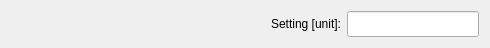
<?xml version="1.0" encoding="UTF-8"?>
<ui version="4.0">
 <class>statusEntry</class>
 <widget class="QWidget" name="statusEntry">
  <property name="geometry">
   <rect>
    <x>0</x>
    <y>0</y>
    <width>490</width>
    <height>48</height>
   </rect>
  </property>
  <property name="sizePolicy">
   <sizepolicy hsizetype="Preferred" vsizetype="Expanding">
    <horstretch>0</horstretch>
    <verstretch>0</verstretch>
   </sizepolicy>
  </property>
  <property name="windowTitle">
   <string>Form</string>
  </property>
  <layout class="QHBoxLayout" name="horizontalLayout">
   <item>
    <layout class="QHBoxLayout" name="hlayout" stretch="1,4,2">
     <property name="sizeConstraint">
      <enum>QLayout::SetNoConstraint</enum>
     </property>
     <item>
      <spacer name="spacer">
       <property name="orientation">
        <enum>Qt::Horizontal</enum>
       </property>
       <property name="sizeType">
        <enum>QSizePolicy::Preferred</enum>
       </property>
       <property name="sizeHint" stdset="0">
        <size>
         <width>40</width>
         <height>0</height>
        </size>
       </property>
      </spacer>
     </item>
     <item>
      <widget class="QLabel" name="label">
       <property name="sizePolicy">
        <sizepolicy hsizetype="Preferred" vsizetype="Expanding">
         <horstretch>0</horstretch>
         <verstretch>0</verstretch>
        </sizepolicy>
       </property>
       <property name="text">
        <string>Setting [unit]:</string>
       </property>
       <property name="alignment">
        <set>Qt::AlignRight|Qt::AlignTrailing|Qt::AlignVCenter</set>
       </property>
      </widget>
     </item>
     <item>
      <widget class="xqt::statusLineEdit" name="value">
       <property name="sizePolicy">
        <sizepolicy hsizetype="Expanding" vsizetype="Expanding">
         <horstretch>0</horstretch>
         <verstretch>0</verstretch>
        </sizepolicy>
       </property>
       <property name="minimumSize">
        <size>
         <width>0</width>
         <height>0</height>
        </size>
       </property>
       <property name="font">
        <font>
         <italic>false</italic>
        </font>
       </property>
       <property name="focusPolicy">
        <enum>Qt::ClickFocus</enum>
       </property>
       <property name="alignment">
        <set>Qt::AlignCenter</set>
       </property>
      </widget>
     </item>
    </layout>
   </item>
  </layout>
 </widget>
 <customwidgets>
  <customwidget>
   <class>xqt::statusLineEdit</class>
   <extends>QLineEdit</extends>
   <header>../xWidgets/statusLineEdit.hpp</header>
  </customwidget>
 </customwidgets>
 <resources/>
 <connections/>
</ui>
